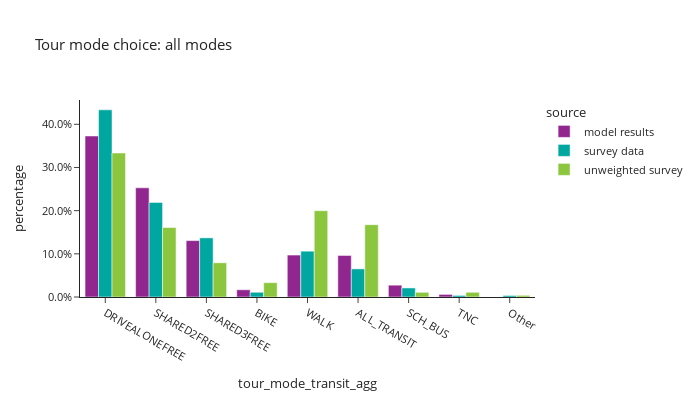

Write notebook code for a chart like this one.
### Code cell
# aggregate transit modes
transit_modes = ['WALK_LOC','WALK_COM','WALK_FRY','WALK_LR','DRIVE_TRN']
tour_mode_ordered = ["DRIVEALONEFREE", "SHARED2FREE", "SHARED3FREE", "BIKE","WALK","ALL_TRANSIT","SCH_BUS","TNC","Other"]
tour_data['tour_mode_transit_agg'] = tour_data['tour_mode'].apply(lambda x: "ALL_TRANSIT" if x in transit_modes else x)

df_plot = tour_data.groupby(['source','tour_mode_transit_agg'])['trip_weight_2017_2019'].sum().reset_index()
df_plot['percentage'] = df_plot.groupby(['source'], group_keys=False)['trip_weight_2017_2019']. \
    apply(lambda x: x / float(x.sum()))

fig = px.bar(df_plot, x="tour_mode_transit_agg", y="percentage", color="source",barmode="group",
             category_orders={"tour_mode_transit_agg": tour_mode_ordered},
             title="Tour mode choice: all modes")
fig.for_each_annotation(lambda a: a.update(text = a.text.split("=")[-1]))
fig.update_layout(height=400, width=700, yaxis=dict(tickformat=".1%"))
fig.show()

### Figure 1 — Plotly figure (JSON) as saved in the notebook; plotly's stock layout.template omitted (floating-point values rounded to 4 significant figures)
{"data": [{"alignmentgroup": "True", "hovertemplate": "source=model results<br>tour_mode_transit_agg=%{x}<br>percentage=%{y}<extra></extra>", "legendgroup": "model results", "marker": {"color": "#91268F", "pattern": {"shape": ""}}, "name": "model results", "offsetgroup": "model results", "orientation": "v", "showlegend": true, "textposition": "auto", "type": "bar", "x": ["ALL_TRANSIT", "BIKE", "DRIVEALONEFREE", "SCH_BUS", "SHARED2FREE", "SHARED3FREE", "TNC", "WALK"], "xaxis": "x", "y": [0.09619, 0.01677, 0.3729, 0.02741, 0.2529, 0.1307, 0.006002, 0.09716], "yaxis": "y"}, {"alignmentgroup": "True", "hovertemplate": "source=survey data<br>tour_mode_transit_agg=%{x}<br>percentage=%{y}<extra></extra>", "legendgroup": "survey data", "marker": {"color": "#00A7A0", "pattern": {"shape": ""}}, "name": "survey data", "offsetgroup": "survey data", "orientation": "v", "showlegend": true, "textposition": "auto", "type": "bar", "x": ["ALL_TRANSIT", "BIKE", "DRIVEALONEFREE", "Other", "SCH_BUS", "SHARED2FREE", "SHARED3FREE", "TNC", "WALK"], "xaxis": "x", "y": [0.0651, 0.01097, 0.4335, 0.003516, 0.02098, 0.2192, 0.137, 0.003664, 0.1061], "yaxis": "y"}, {"alignmentgroup": "True", "hovertemplate": "source=unweighted survey<br>tour_mode_transit_agg=%{x}<br>percentage=%{y}<extra></extra>", "legendgroup": "unweighted survey", "marker": {"color": "#8CC63E", "pattern": {"shape": ""}}, "name": "unweighted survey", "offsetgroup": "unweighted survey", "orientation": "v", "showlegend": true, "textposition": "auto", "type": "bar", "x": ["ALL_TRANSIT", "BIKE", "DRIVEALONEFREE", "Other", "SCH_BUS", "SHARED2FREE", "SHARED3FREE", "TNC", "WALK"], "xaxis": "x", "y": [0.1675, 0.03319, 0.3336, 0.003837, 0.01087, 0.1609, 0.07931, 0.01094, 0.1999], "yaxis": "y"}], "layout": {"barmode": "group", "height": 400, "legend": {"title": {"text": "source"}, "tracegroupgap": 0}, "title": {"text": "Tour mode choice: all modes"}, "width": 700, "xaxis": {"anchor": "y", "categoryarray": ["DRIVEALONEFREE", "SHARED2FREE", "SHARED3FREE", "BIKE", "WALK", "ALL_TRANSIT", "SCH_BUS", "TNC", "Other"], "categoryorder": "array", "domain": [0.0, 1.0], "title": {"text": "tour_mode_transit_agg"}}, "yaxis": {"anchor": "x", "domain": [0.0, 1.0], "tickformat": ".1%", "title": {"text": "percentage"}}}}
